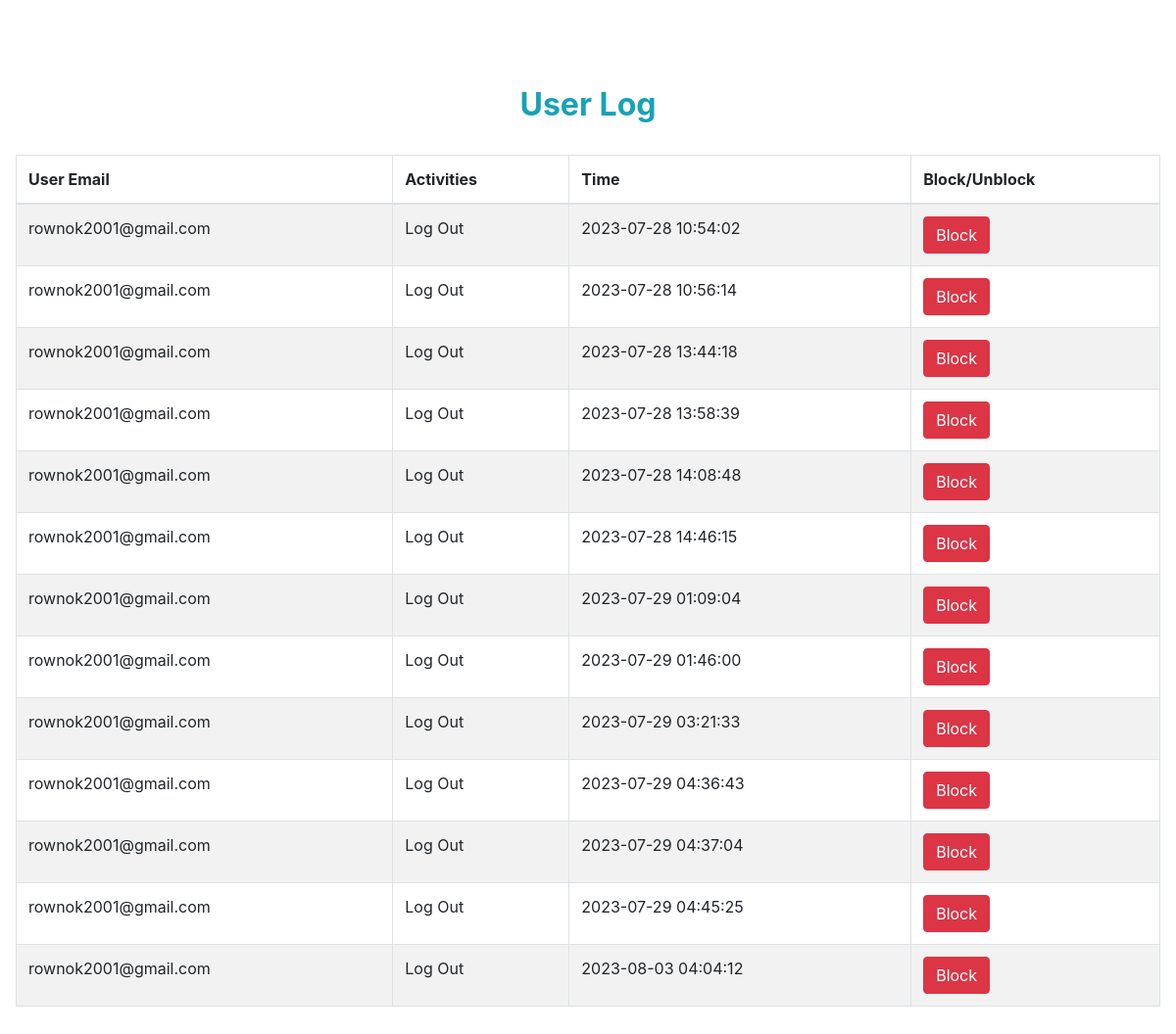
The app's page /userlog.php (signed in), older data.
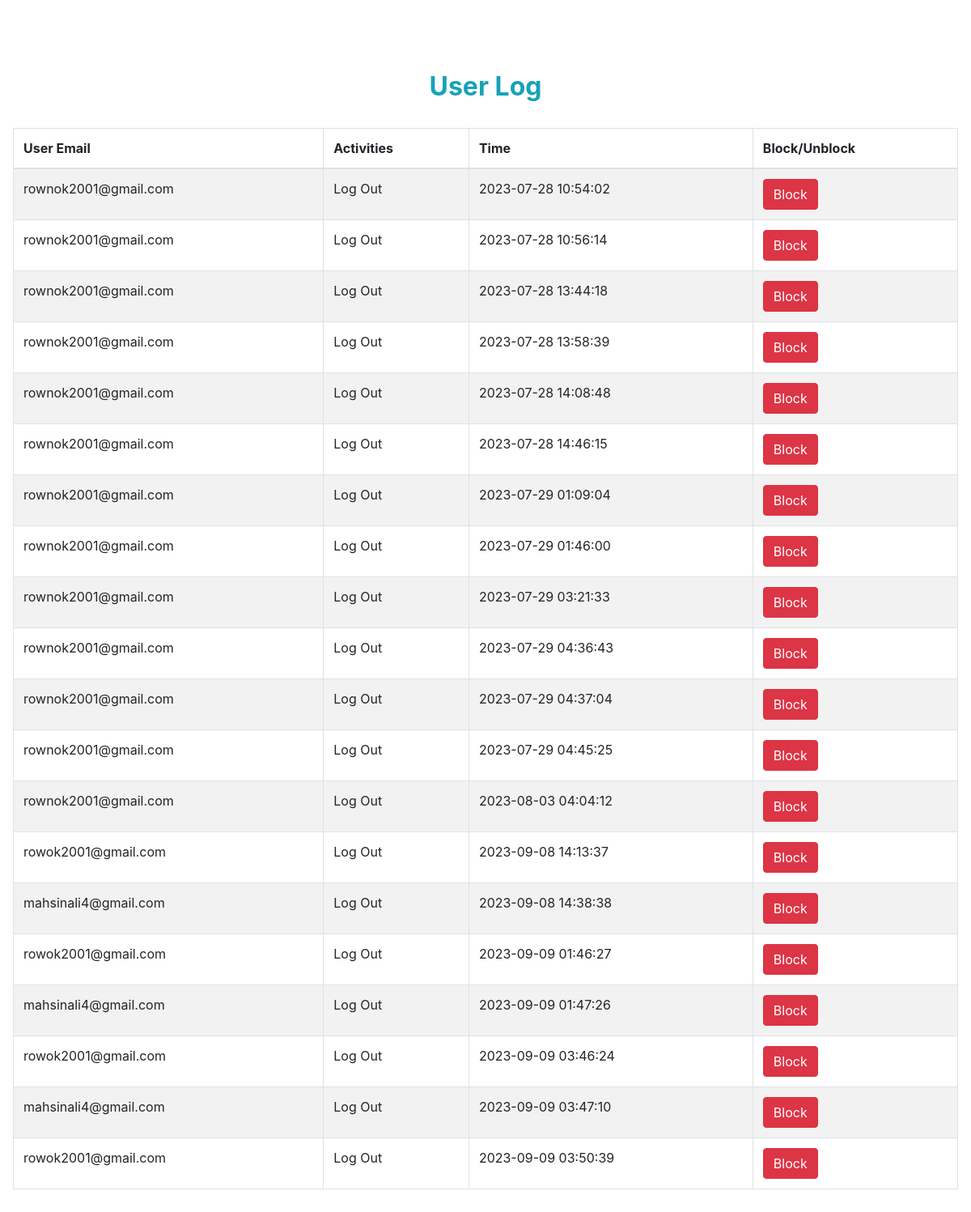
The same page, newer data.
### tables this page shows
CREATE TABLE `log` (
  `id` int(10) NOT NULL,
  `email` varchar(50) NOT NULL,
  `activity` varchar(50) NOT NULL,
  `time` timestamp NOT NULL DEFAULT current_timestamp() ON UPDATE current_timestamp()
);

### userlog.php (the view, shortened to what this page needs)
<!DOCTYPE html>
<html lang="en">
<head>
    <link rel="stylesheet" href="https://cdnjs.cloudflare.com/ajax/libs/twitter-bootstrap/4.5.2/css/bootstrap.css">
    <link rel="stylesheet" href="https://cdn.datatables.net/1.10.23/css/dataTables.bootstrap4.min.css">
</head>
<body>
    <div class="p-3 mb-5 bg-white rounded">
        <h2 class="text-center p-4 text-capitalize text-info top mt-5"><strong>User log</strong></h2>
        <table id="example" class="table table-striped table-bordered" style="width:100%">
            <thead>
                <tr>
                    <th>User Email</th>
                    <th>Activities</th>
                    <th>Time</th>
                    <th>Block/Unblock</th>
                </tr>
            </thead>
            <tbody>
                <?php
                include '_dbconnect.php';
                $sql = "SELECT *  FROM log";
                $result = mysqli_query($con, $sql);
                $num1 = mysqli_num_rows($result);
                if ($num1 > 0) {
                    while ($row = $result->fetch_assoc()) {
                        $u_email=$row["email"];
                ?>
                        <tr>
                            <td> <?php echo $row["email"] ?></td>
                            <td> <?php echo $row["activity"] ?></td>
                            <td> <?php echo $row["time"] ?></td>
                            <?php
                            $sql2 = "SELECT * FROM user where email='$u_email';";
                            $result2 = mysqli_query($con, $sql2);
                            while ($row2 = $result2->fetch_assoc()) {
                                $block= $row2["block"];
                            }
                            ?>
                            <?php if($block=="no"){ ?>
                            <td> <a class="btn btn-danger" href="block.php?id=<?php echo urlencode($row['email'])?>">Block</a> </td>
                            <?php }?>
                        </tr>
                <?php
                    }
                }
                ?>
            </tbody>
        </table>
    </div>
</body>
</html>

Row changes from the older to the newer data that the page shows:
added log: email "rowok2001@gmail.com", activity "Log Out", time "2023-09-08 14:13:37"
added log: email "mahsinali4@gmail.com", activity "Log Out", time "2023-09-08 14:38:38"
added log: email "rowok2001@gmail.com", activity "Log Out", time "2023-09-09 01:46:27"
added log: email "mahsinali4@gmail.com", activity "Log Out", time "2023-09-09 01:47:26"
added log: email "rowok2001@gmail.com", activity "Log Out", time "2023-09-09 03:46:24"
added log: email "mahsinali4@gmail.com", activity "Log Out", time "2023-09-09 03:47:10"
added log: email "rowok2001@gmail.com", activity "Log Out", time "2023-09-09 03:50:39"
